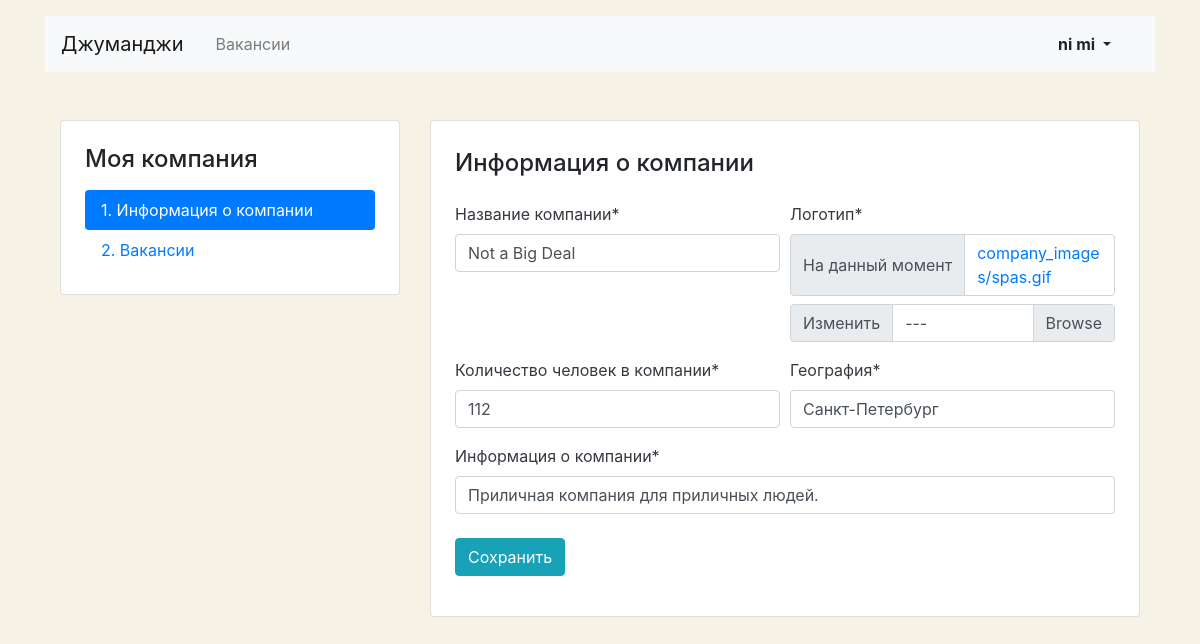
Page /mycompany/ (signed in) on the committed database.
### job/models.py (models this page shows, shortened)
class Company(models.Model):
    name = models.CharField(max_length=32)
    location = models.CharField(max_length=32)
    logo = models.ImageField(upload_to=MEDIA_COMPANY_IMAGE_DIR)
    description = models.CharField(max_length=100)
    employee_count = models.IntegerField()
    owner = models.OneToOneField(User, on_delete=models.PROTECT, blank=True, null=True)

### job/views/account.py (the view, shortened to what this page needs)
# urls.py: path('mycompany/', MyCompanyView.as_view(), name='my_company'),
@method_decorator(login_required, name='dispatch')
class MyCompanyView(View):
    def get(self, request):
        if not Company.objects.filter(owner_id=request.user.id).exists():
            return render(request, 'job/company-create.html')
        company = Company.objects.get(owner_id=request.user.id)
        context = {
            'form': EditCompanyForm(instance=company),
        }
        return render(request, 'job/company-edit.html', context)

### job/forms.py
class EditCompanyForm(forms.ModelForm):
    class Meta:
        model = Company
        fields = ['name', 'location', 'logo', 'description', 'employee_count']
        labels = {
            'name': 'Название компании',
            'location': 'География',
            'logo': 'Логотип',
            'description': 'Информация о компании',
            'employee_count': 'Количество человек в компании',
        }
    def __init__(self, *args, **kwargs):
        super().__init__(*args, **kwargs)
        self.helper = FormHelper()
        self.helper.form_method = 'post'
        self.helper.label_class = 'mb-2 text-dark'
        self.helper.add_input(Submit('submit', 'Сохранить', css_class='btn btn-info'))
        self.helper.layout = Layout(
            Row(
                Column('name'), Column('logo'),
            ),
            Row(
                Column('employee_count'), Column('location'),
            ),
            Row(
                Column('description'),
            ),
        )

### job/templates/job/company-edit.html (shortened to what this page needs)
{% extends 'job/base.html' %}
{% block content %}
<main class="container mt-3 pb-5">
  <div class="row mt-5">
    {% include 'job/MyCompany_sidebar_menu.html' %}
    <div class="col-12 col-lg-8">
      <div class="card">
        <div class="card-body px-4 pb-4">
          <section class="tab-pane fade show active">
            <h2 class="h4 pt-2 pb-3">Информация о&nbsp;компании</h2>
            {% load crispy_forms_tags %}
            {% crispy form form.helper %}
          </section>
        </div>
      </div>
    </div>
  </div>
</main>
{% endblock %}

### job/templates/job/base.html (shortened to what this page needs)
<!DOCTYPE html>
<html lang="en">
<head>
    <link rel="stylesheet" href="https://stackpath.bootstrapcdn.com/bootstrap/4.3.1/css/bootstrap.min.css"
>
</head>
<body>
<header class="container mt-3">
    <nav class="navbar navbar-expand-lg navbar-light bg-light">
        <a class="navbar-brand mr-4" href="{% url 'main' %}">Джуманджи</a>
        <div class="collapse navbar-collapse justify-content-between" id="navbarNav">
            <ul class="navbar-nav col-10">
                <li class="nav-item {% if request.path == '/vacancies/' %}active{% endif %}">
                    <a class="nav-link" href="{% url 'all_vacancies' %}">Вакансии</a>
                </li>
            </ul>
            <ul class="navbar-nav col-2 justify-content-end">
                <li class="nav-item active">
                    {% if user.is_authenticated %}
                    <div class="btn-group">
                        <button type="button" class="btn dropdown-toggle font-weight-bold" data-toggle="dropdown" aria-haspopup="true" aria-expanded="false">
                            {{ user.first_name }} {{ user.last_name }}
                        </button>
                    </div>
                    {% else %}
                    <a href="/login/" class="nav-link font-weight-bold">Вход</a>
                    {% endif %}
                </li>
            </ul>
        </div>
    </nav>
</header>
<main class="container mt-3">
    {% block content %}
    {% endblock %}
</main>
</body>
</html>

### job/templates/job/company-edit.html (style rules this page uses)
body { background-color: #F6F2E6; }

### rows in the picture
Company: name "Not a Big Deal", employee_count "112", location "Санкт-Петербург", description "Приличная компания для приличных людей."

### other values in the picture
{{ user.first_name }} "ni"
{{ user.last_name }} "mi"
